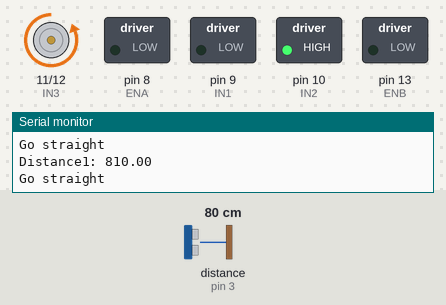
Bench run of a sketch on a simulated Arduino Uno, built with avr-gcc and run on an emulated ATmega328P. Parts: motor-driver pin pairs drawn as motors (green arrow = first pin HIGH = forward, orange = second pin HIGH = backward, longer = more drive), switched loads named in the sketch (green lamp = pin HIGH), the last lines printed to the serial monitor. The test bench sets the inputs (shaded band); at power-on: distance to the obstacle (sensor on pin 3) 80 cm. The echo pulse lasts 58.3 µs per cm.

Above: at 1.3 s.
1.4 s: distance to the obstacle (sensor on pin 3) set to 28 cm
2.9 s: distance to the obstacle (sensor on pin 3) set to 24 cm
At 3.7 s:
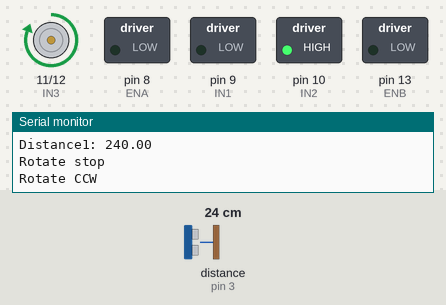
4.5 s: distance to the obstacle (sensor on pin 3) set to 35 cm
At 5.6 s:
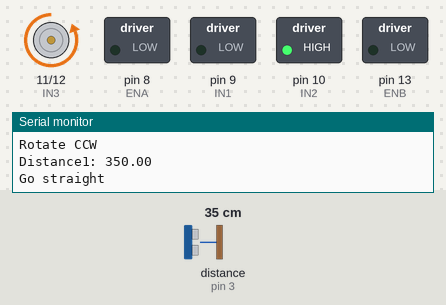
6.7 s: distance to the obstacle (sensor on pin 3) set to 2 cm
At 7.0 s:
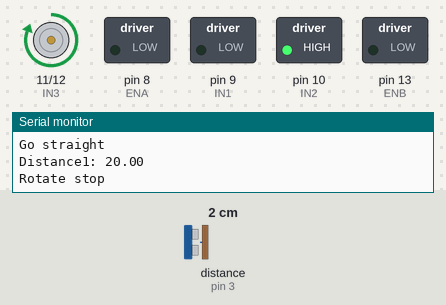
Timing chart, 0 to 9.2 s (numbered marks = the images above; inputs shaded):
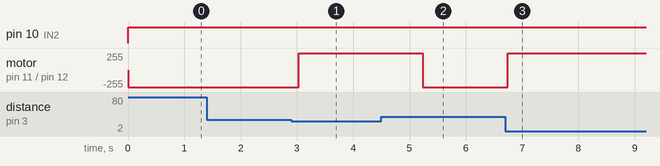

Measured:
- the behaviour switches between 26 and 25 cm on distance to the obstacle (sensor on pin 3) (found by bisection; images 0 and 1)
- after the input at 2.9 s, motor on pin 11 (IN3) / pin 12 (IN4): backward 255/255 → forward 255/255 after 0.13 s
- after the input at 4.5 s, motor on pin 11 (IN3) / pin 12 (IN4): forward 255/255 → backward 255/255 after 0.73 s
- after the input at 6.7 s, motor on pin 11 (IN3) / pin 12 (IN4): backward 255/255 → forward 255/255 at once

The sketch:

newping3_motor.ino
```cpp
//////////////////////// sonar ///////////////////////
#include <NewPing.h>

#define SONAR_NUM 3      // Number of sensors.
#define MAX_DISTANCE 150 // Maximum distance (in cm) to ping.

#define Front 0
#define Left 1
#define Right 2

#define TRIG1 2  //  1번 초음파 센서 Trig 핀 번호
#define ECHO1 3  //  1번 초음파 센서 Echo 핀 번호

#define TRIG2 4  //  2번 초음파 센서 Trig 핀 번호
#define ECHO2 5  //  2번 초음파 센서 Echo 핀 번호

#define TRIG3 6  //  3번 초음파 센서 Trig 핀 번호
#define ECHO3 7  //  3번 초음파 센서 Echo 핀 번호

NewPing sonar[SONAR_NUM] = {   // Sensor object array.
  NewPing(TRIG1, ECHO1, MAX_DISTANCE), // Each sensor's trigger pin, echo pin, and max distance to ping.
  NewPing(TRIG2, ECHO2, MAX_DISTANCE),
  NewPing(TRIG3, ECHO3, MAX_DISTANCE)
};

///////////////L298/////////////////
#define ENA 8
#define IN1 9
#define IN2 10
#define IN3 11
#define IN4 12
#define ENB 13

void setup() {
  /*
  pinMode(TRIG1, OUTPUT);
  pinMode(ECHO1, INPUT);

  pinMode(TRIG2, OUTPUT);
  pinMode(ECHO2, INPUT);

  pinMode(TRIG3, OUTPUT);
  pinMode(ECHO3, INPUT);
*/
  pinMode(ENA, OUTPUT);
  pinMode(IN1, OUTPUT);
  pinMode(IN2, OUTPUT);

  pinMode(IN3, OUTPUT);
  pinMode(IN4, OUTPUT);
  pinMode(ENB, OUTPUT);

  Serial.begin(115200); // 통신 속도를 115200으로 정의
}

long sonar_front(void) {
  long duration1, distance1;

  digitalWrite(TRIG1, HIGH);
  delayMicroseconds(10);
  digitalWrite(TRIG1, LOW);

  duration1 = pulseIn(ECHO1, HIGH);
  distance1 = ((float)(340 * duration1) / 1000) / 2;
  return distance1;
}
long sonar2(void) {
  long duration2, distance2;

  digitalWrite(TRIG2, HIGH);
  delayMicroseconds(10);
  digitalWrite(TRIG2, LOW);

  duration2 = pulseIn(ECHO2, HIGH);
  distance2 = ((float)(340 * duration2) / 1000) / 2;
  return distance2;
}
long sonar3(void) {
  long duration3, distance3;

  digitalWrite(TRIG3, HIGH);
  delayMicroseconds(10);
  digitalWrite(TRIG3, LOW);

  duration3 = pulseIn(ECHO3, HIGH);
  distance3 = ((float)(340 * duration3) / 1000) / 2;
  return distance3;
}

void motor_A_control(int direction_a, int motor_speed_a) {  //모터 A의 방향(direction)과 속도(speed)제어

  if(direction_a == HIGH){
    digitalWrite(IN1, LOW);  // 모터의 방향 제어
    digitalWrite(IN2, HIGH);   //
    analogWrite(ENA, motor_speed_a);  // 모터의 속도 제어
  }

  else{
      digitalWrite(IN1, HIGH);
      digitalWrite(IN2, LOW);
      analogWrite(ENA, motor_speed_a);
  }

}

void motor_B_control(int direction_b, int motor_speed_b) {  //모터 B의 방향(direction)과 속도(speed)제어

  if(direction_b == HIGH){
    digitalWrite(IN3, LOW);  // 모터의 방향 제어
    digitalWrite(IN4, HIGH);   //
    analogWrite(ENB, motor_speed_b);  // 모터의 속도 제어
  }

  else{
      digitalWrite(IN3, HIGH);
      digitalWrite(IN4, LOW);
      analogWrite(ENB, motor_speed_b);
  }

}

void loop() {
  float front_sonar, left_sonar, right_sonar = 0.0;

  front_sonar = sonar[Front].ping_cm()*10;
  if(front_sonar == 0.0)  front_sonar = MAX_DISTANCE;

  Serial.print("Distance1: ");
  Serial.println(front_sonar);
  /*
  Serial.print("Distance2: ");
  Serial.println(sonar2());
  Serial.print("Distance3: ");
  Serial.println(sonar3());
 */

  if((front_sonar > 0) && (front_sonar <= 250.0)){

    // 정지
    Serial.println("Rotate stop");
    motor_A_control(HIGH, 0);
    motor_B_control(LOW, 0);
    delay(500);

    // 180도 반시계 방향으로 회전
    Serial.println("Rotate CCW");
    motor_A_control(HIGH, 100); // 오른쪽 전진
    motor_B_control(LOW, 100);  // 왼쪽 후진
    delay(1200);
    /*

    // 90도 시계 방향으로 회전
    Serial.println("Rotate CW");
    motor_A_control(HIGH, 100); // 오른쪽 전진
    motor_B_control(LOW, 100);  // 왼쪽 후진
    delay(300);

    // 90도 반시계 방향으로 회전
    Serial.println("Rotate CCW");
    motor_A_control(LOW, 100); // 오른쪽 전진
    motor_B_control(HIGH, 100);  // 왼쪽 후진
    delay(300);
 */
  }

  else{
    // 직진
    Serial.println("Go straight");
    motor_A_control(HIGH, 100);
    motor_B_control(HIGH, 100);
  }

  //motor_A_control(HIGH, 75);
  //motor_B_control(HIGH, 75);

  delay(500);
}
```
